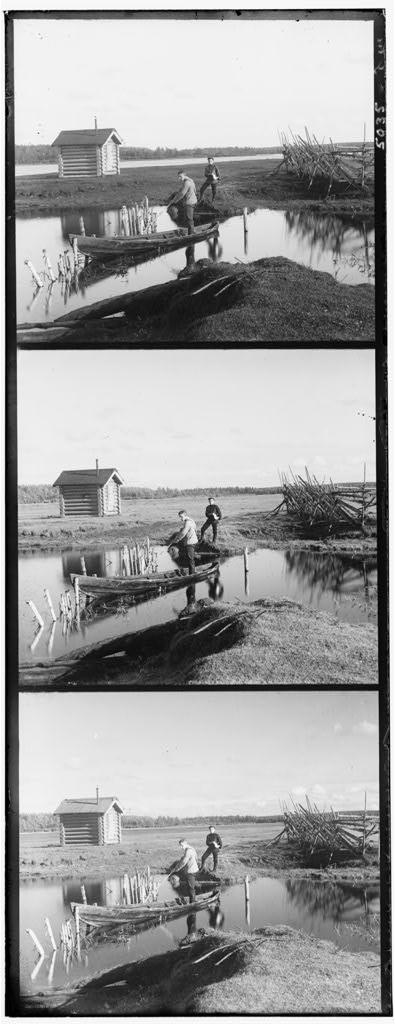
#> input picture Colorizing Prokudin-Gorskii photo collection/00911v.jpg, 395 x 1024 px
$ jupyter execute 'Colorizing the Prokudin-Gorskii photo collection.ipynb'
#> lines starting #> are read from the running program, lines starting #| are printed output that depends on the picture
[cell 1]
import matplotlib.pyplot as plt
import numpy as np
import cv2

[cell 2]
image_name='00911v.jpg'

img=cv2.imread(image_name)
#> img is the input picture: shape (1024, 395, 3); min 0, max 255, mean 156.6
gimg = cv2.cvtColor(img, cv2.COLOR_BGR2GRAY)
gimg=np.asarray(gimg)
print(img.shape)
#| (1024, 395, 3)
print(gimg.shape)
#| (1024, 395)
plt.imshow(gimg)

[cell 3]
y=30
x=30
height,width=gimg.shape
#> height = 1024; width = 395
gimg = gimg[y:height-y, x:width-x]
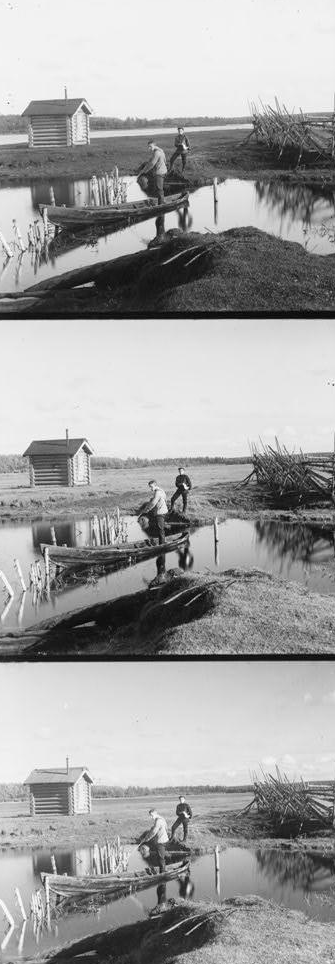
#> gimg: shape (964, 335); min 0, max 255, mean 161.2
height,width=gimg.shape
#> height = 964; width = 335
print(height,width)
#| 964 335
plt.imshow(gimg)

[cell 4]
rgb_height=int(height/3)
#> rgb_height = 321
blue=gimg[0:rgb_height,:]
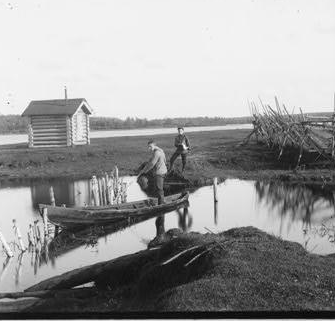
#> blue: shape (321, 335); min 0, max 255, mean 153.5
green=gimg[rgb_height:2*rgb_height,:]
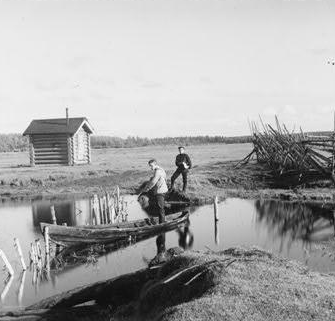
#> green: shape (321, 335); min 0, max 255, mean 166.6
red=gimg[2*rgb_height:3*rgb_height,:]
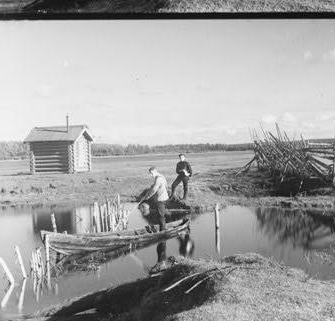
#> red: shape (321, 335); min 0, max 255, mean 163.4
plt.figure()
plt.imshow(blue)
plt.figure()
plt.imshow(green)
plt.figure()
plt.imshow(red)

[cell 5]
unaligned_result=(np.dstack((red,green,blue))).astype(np.uint8)
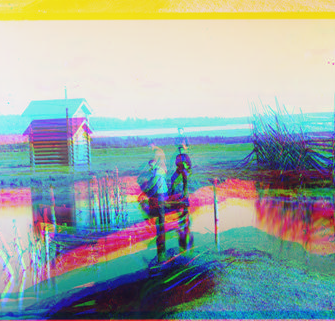
#> unaligned_result: shape (321, 335, 3); mean of channels 0, 1, 2 163.4, 166.6, 153.5; drawn as B, G, R
cv2.waitKey(0)
cv2.destroyAllWindows()
plt.figure()
plt.imshow(unaligned_result)

[cell 6]
def ncc(a1,a2):
    a1=a1-a1.mean()
    a2=a2-a2.mean()
    return np.sum(((a1/np.sqrt(np.sum(np.square(a1)))) * (a2/np.sqrt(np.sum(np.square(a2))))))

def alignNCC(a1, allign_a1,travel):
#> called with travel = 30
    min_limit = -1
    value=np.linspace(-travel,travel,travel+1,dtype=int)

    for x in value:
        for y in value:
            ncc_value = ncc(a1,np.roll(allign_a1,[x,y],axis=(0,1)))
            if ncc_value > min_limit:
                min_limit = ncc_value
                output = [x,y]
#> this loop made 31 passes
#> pass 1, in ncc (call 3), `a2=a2-a2.mean()`:
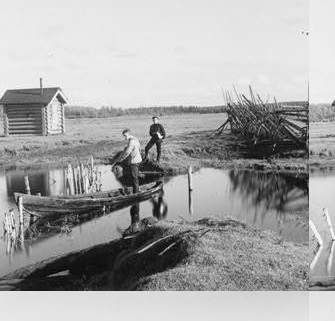
#> a2: shape (321, 335) float64; min -166.6, max 88.37, mean 0; drawn with min black and max white
#> after the loop, min_limit = 0.766; output = [-18, 0]
    return output
greenBlue = alignNCC(blue,green,30)
#> greenBlue = [-18, 0]
redBlue = alignNCC(blue,red,30)
#> the loop in alignNCC (call 2), `for x in value:` made 31 passes
#> pass 1, in ncc (call 965), `a2=a2-a2.mean()`:
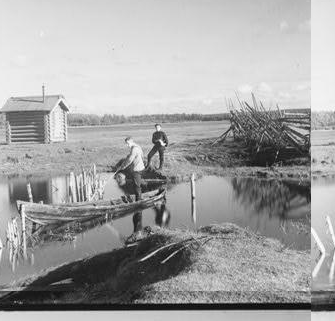
#> a2: shape (321, 335) float64; min -163.4, max 91.57, mean 0; drawn with min black and max white
#> redBlue = [-26, -2]

print("GreenNCC:",greenBlue)
#| GreenNCC: [-18, 0]
print("RedNCC:", redBlue)
#| RedNCC: [-26, -2]

allignGreen=np.roll(green,greenBlue,axis=(0,1))
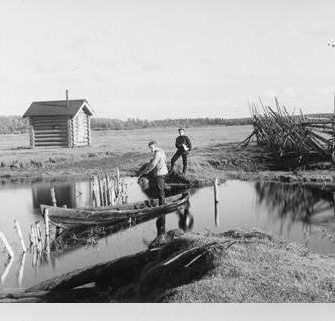
#> allignGreen: shape (321, 335); min 0, max 255, mean 166.6
allignRed=np.roll(red,redBlue,axis=(0,1))
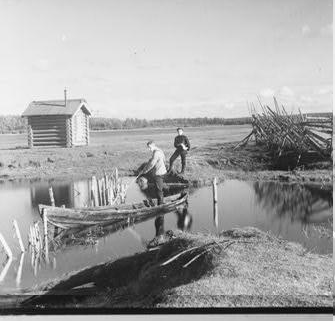
#> allignRed: shape (321, 335); min 0, max 255, mean 163.4

allignPhoto_ncc = (np.dstack((allignRed,allignGreen,blue))).astype(np.uint8)
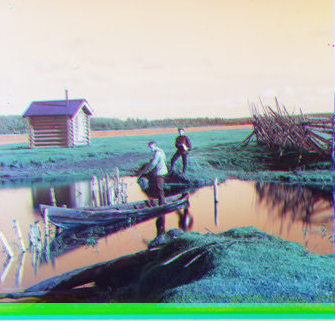
#> allignPhoto_ncc: shape (321, 335, 3); mean of channels 0, 1, 2 163.4, 166.6, 153.5; drawn as B, G, R

[cell 7]
print("GreenNCC:",greenBlue)
#| GreenNCC: [-18, 0]
print("RedNCC:", redBlue)
#| RedNCC: [-26, -2]

plt.figure()
plt.figure(figsize=(5,5))
plt.imshow(allignPhoto_ncc)
